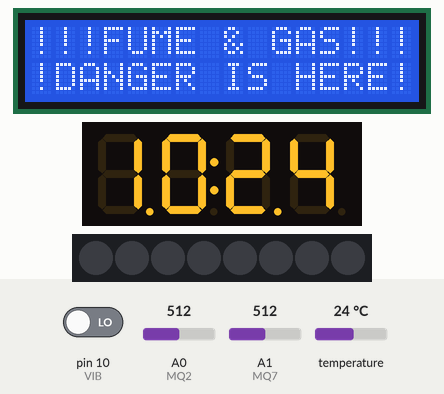
Bench run of a sketch on a simulated Arduino Uno, built with avr-gcc and run on an emulated ATmega328P. On the bench: 16×2 character LCD, 4-digit seven-segment display, 8 RGB LEDs in strip order, left to right. Inputs (shaded band) come from the test bench; at power-on: pin 10 (VIB) LOW, A0 (MQ2) = 512, A1 (MQ7) = 512, temperature 24 °C. Dim RGB values are drawn brighter than linear; the local clock reads 2024-03-15 10:24:30 at power-on unless the sketch sets it; what the sketch prints to the serial monitor is not drawn.

Above: at 1.2 s.
1.3 s: pin 10 (VIB) driven HIGH
At 6.4 s:
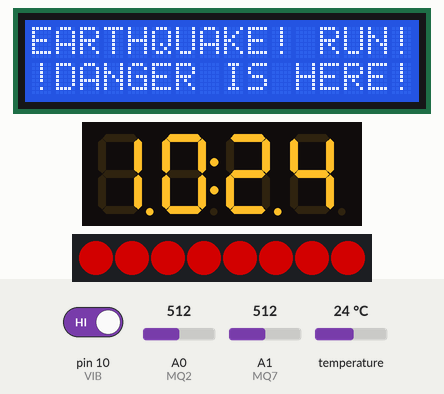
At 11.4 s:
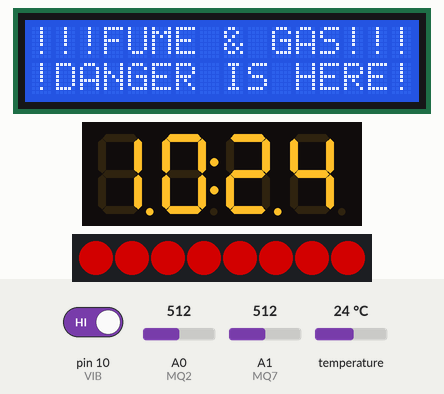
12.4 s: A0 (MQ2) set to 358
22.5 s: A0 (MQ2) set to 339
At 32.3 s:
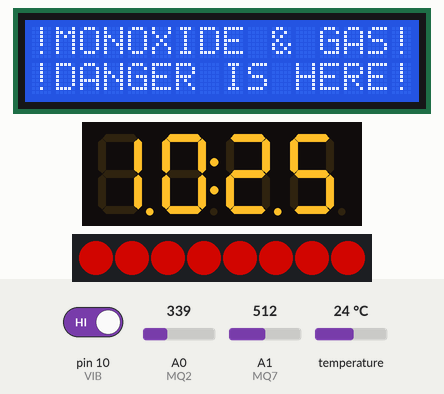
33.3 s: A1 (MQ7) set to 358
43.4 s: A1 (MQ7) set to 343
At 53.2 s:
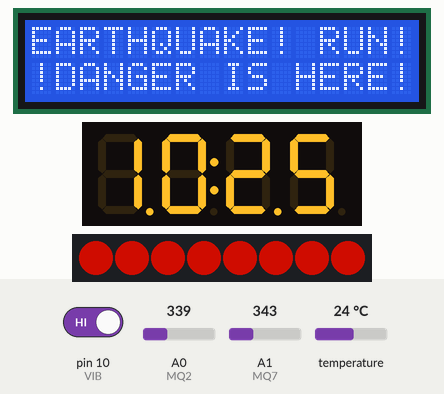
54.1 s: temperature set to 12 °C
Timing chart, 0 to 59.6 s (numbered marks = the images above; inputs shaded):
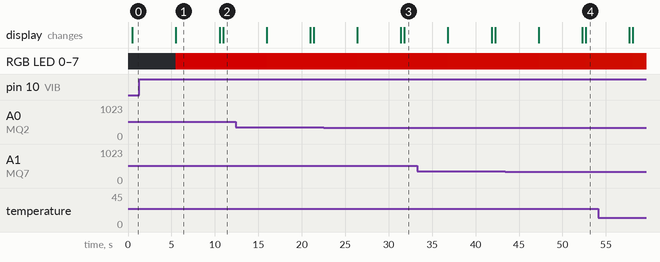

Measured:
- the behaviour switches between 350 and 349 on A0 (MQ2) (found by bisection; images 2 and 3)
- the behaviour switches between 350 and 349 on A1 (MQ7) (found by bisection; images 3 and 4)
- after the input at 1.3 s, the display: first differs from a run without the input after 4.2 s (image 1)
- after the input at 22.5 s, the display: first differs from a run without the input after 9.3 s (image 3)
- after the input at 43.4 s, the display: first differs from a run without the input after 9.3 s (image 4 shows a later state)
- what the display in image 1 shows lasts 5.0 s, from 5.5 s to 10.5 s

The sketch:

Arduino-Smart-Alaram-System.ino
```cpp
#include <DallasTemperature.h>
#include <LiquidCrystal.h>
#include <OneWire.h>
#include <Arduino.h>
#include <FastLED.h>
#include <RTClib.h>
#include <TM1637Display.h>

#define CLK 8
#define DIO 9
#define VIB 10
#define ONEWIREBUS 11
#define Buzzer 12
#define LED_PIN 13
#define COLOR_ORDER GRB
#define BRIGHTNESS 125
#define MQs_Val 350

#define NUM_LEDS 8
CRGB leds[NUM_LEDS];
LiquidCrystal lcd (2,3,4,5,6,7);
OneWire oneWire(ONEWIREBUS);
DallasTemperature sensors(&oneWire);
RTC_DS3231 rtc;
TM1637Display display = TM1637Display(CLK, DIO);

uint8_t hue = 0;
const uint8_t hueIncrement = 1;
unsigned long lastChange = 0;
const unsigned long interval = 250;
const int MQ2 = A0;
int MQ2V = 0;
const int MQ7 = A1;
int MQ7V = 0;
float currentTemp = 0.0;
int VIB_Val = 0;

void setup(){

  Serial.begin(9600);
  sensors.setResolution(11);

  FastLED.addLeds<WS2812, LED_PIN, COLOR_ORDER>(leds, NUM_LEDS).setCorrection(TypicalLEDStrip);
  FastLED.setBrightness(BRIGHTNESS);

  lcd.begin(16,2);
  lcd.clear();
  digitalWrite(Buzzer, LOW);

  if (! rtc.begin()) {
        while (1);
  }
  if (rtc.lostPower()) {
        rtc.adjust(DateTime(F(__DATE__), F(__TIME__)));
  }
    display.setBrightness(5);
    display.clear();
}


void loop() {

  MQ2V = analogRead(MQ2);
  MQ7V = analogRead(MQ7);
  VIB_Val = digitalRead(VIB);

  unsigned long currentMillis = millis();
  if (currentMillis - lastChange >= interval) {
  lastChange = currentMillis;
  hue += hueIncrement;
  fill_solid(leds, NUM_LEDS, CHSV(hue, 255, 255));
  FastLED.show();
  }

  if(VIB_Val == HIGH){
  Serial.print("Danger Detected on VIB");
  lcd.clear();
  digitalWrite(Buzzer, HIGH);
  lcd.setCursor(0,0);
  lcd.print("EARTHQUAKE! RUN!");
  lcd.setCursor(0,1);
  lcd.print("!DANGER IS HERE!");
  delay(5000);
  digitalWrite(Buzzer, LOW);
  lcd.clear();
  }
  DateTime now = rtc.now();
  int displaytime = (now.hour() * 100) + now.minute();
  display.showNumberDecEx(displaytime, 0b11100000, true);
  sensors.requestTemperatures();
  currentTemp = sensors.getTempCByIndex(0);

  lcd.setCursor(0,0);
  lcd.print(currentTemp);

  lcd.setCursor(8,0);
  lcd.print(now.hour());
  lcd.print(":");
  lcd.print(now.minute());
  lcd.print(":");
  lcd.print(now.second());
  lcd.print("    ");

  lcd.setCursor(0,1);
  lcd.print(now.day());
  lcd.print("/");
  lcd.print(now.month());
  lcd.print("/");
  lcd.print(now.year());

  if (MQ2V >= MQs_Val){
  Serial.print("Danger Detected on MQ2  ");
  Serial.println(MQ2V);
  digitalWrite(Buzzer, HIGH);
  lcd.clear();
  lcd.setCursor(0,0);
  lcd.print("!!!FUME & GAS!!!");
  lcd.setCursor(0,1);
  lcd.print("!DANGER IS HERE!");
  delay(5000);
  lcd.clear();
  digitalWrite(Buzzer, LOW);
  }
  else if(MQ7V >= MQs_Val){
  Serial.print("Danger Detected on MQ7  ");
  Serial.println(MQ7V);
  digitalWrite(Buzzer, HIGH);
  lcd.clear();
  lcd.setCursor(0,0);
  lcd.print("!MONOXIDE & GAS!");
  lcd.setCursor(0,1);
  lcd.print("!DANGER IS HERE!");
  delay(5000);
  lcd.clear();
  digitalWrite(Buzzer, LOW);
  }
}
```
